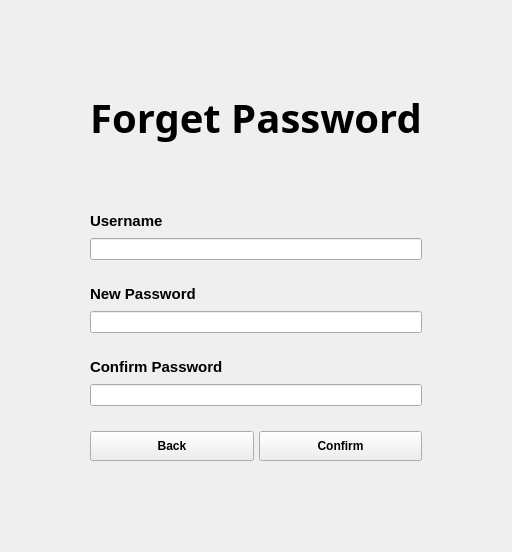
     <widget class="QWidget" name="page_4">
      <layout class="QGridLayout" name="gridLayout_4">
       <item row="0" column="2">
        <spacer name="verticalSpacer_7">
         <property name="orientation">
          <enum>Qt::Vertical</enum>
         </property>
         <property name="sizeHint" stdset="0">
          <size>
           <width>20</width>
           <height>79</height>
          </size>
         </property>
        </spacer>
       </item>
       <item row="1" column="0">
        <spacer name="horizontalSpacer_7">
         <property name="orientation">
          <enum>Qt::Horizontal</enum>
         </property>
         <property name="sizeHint" stdset="0">
          <size>
           <width>79</width>
           <height>20</height>
          </size>
         </property>
        </spacer>
       </item>
       <item row="1" column="1" colspan="2">
        <layout class="QVBoxLayout" name="verticalLayout_10">
         <property name="spacing">
          <number>25</number>
         </property>
         <item>
          <widget class="QLabel" name="forgetPassLabel">
           <property name="font">
            <font>
             <family>Pristina</family>
             <pointsize>30</pointsize>
             <weight>75</weight>
             <bold>true</bold>
            </font>
           </property>
           <property name="styleSheet">
            <string notr="true">#registerLabel {
	color: #000;
}</string>
           </property>
           <property name="text">
            <string>Forget Password</string>
           </property>
           <property name="alignment">
            <set>Qt::AlignCenter</set>
           </property>
          </widget>
         </item>
         <item>
          <widget class="QLabel" name="forgetPassMsg">
           <property name="font">
            <font>
             <pointsize>11</pointsize>
             <weight>75</weight>
             <bold>true</bold>
            </font>
           </property>
           <property name="styleSheet">
            <string notr="true">color: rgb(255, 35, 35);</string>
           </property>
           <property name="text">
            <string/>
           </property>
           <property name="alignment">
            <set>Qt::AlignCenter</set>
           </property>
          </widget>
         </item>
         <item>
          <layout class="QVBoxLayout" name="verticalLayout_12">
           <property name="spacing">
            <number>8</number>
           </property>
           <item>
            <widget class="QLabel" name="label_7">
             <property name="font">
              <font>
               <pointsize>11</pointsize>
               <weight>75</weight>
               <bold>true</bold>
              </font>
             </property>
             <property name="text">
              <string>Username</string>
             </property>
            </widget>
           </item>
           <item>
            <widget class="QLineEdit" name="forgetPassUserInput">
             <property name="minimumSize">
              <size>
               <width>300</width>
               <height>0</height>
              </size>
             </property>
             <property name="font">
              <font>
               <weight>50</weight>
               <bold>false</bold>
              </font>
             </property>
             <property name="maxLength">
              <number>15</number>
             </property>
             <property name="clearButtonEnabled">
              <bool>true</bool>
             </property>
            </widget>
           </item>
          </layout>
         </item>
         <item>
          <layout class="QVBoxLayout" name="verticalLayout_13">
           <property name="spacing">
            <number>8</number>
           </property>
           <item>
            <widget class="QLabel" name="label_8">
             <property name="font">
              <font>
               <pointsize>11</pointsize>
               <weight>75</weight>
               <bold>true</bold>
              </font>
             </property>
             <property name="text">
              <string>New Password</string>
             </property>
            </widget>
           </item>
           <item>
            <widget class="QLineEdit" name="newPassInput">
             <property name="minimumSize">
              <size>
               <width>300</width>
               <height>0</height>
              </size>
             </property>
             <property name="font">
              <font>
               <weight>50</weight>
               <bold>false</bold>
              </font>
             </property>
             <property name="maxLength">
              <number>15</number>
             </property>
             <property name="echoMode">
              <enum>QLineEdit::Normal</enum>
             </property>
             <property name="clearButtonEnabled">
              <bool>true</bool>
             </property>
            </widget>
           </item>
          </layout>
         </item>
         <item>
          <layout class="QVBoxLayout" name="verticalLayout_14">
           <property name="spacing">
            <number>8</number>
           </property>
           <item>
            <widget class="QLabel" name="label_9">
             <property name="font">
              <font>
               <pointsize>11</pointsize>
               <weight>75</weight>
               <bold>true</bold>
              </font>
             </property>
             <property name="text">
              <string>Confirm Password</string>
             </property>
            </widget>
           </item>
           <item>
            <widget class="QLineEdit" name="confirmPassInput">
             <property name="minimumSize">
              <size>
               <width>300</width>
               <height>0</height>
              </size>
             </property>
             <property name="font">
              <font>
               <weight>50</weight>
               <bold>false</bold>
              </font>
             </property>
             <property name="maxLength">
              <number>15</number>
             </property>
             <property name="echoMode">
              <enum>QLineEdit::Normal</enum>
             </property>
             <property name="clearButtonEnabled">
              <bool>true</bool>
             </property>
            </widget>
           </item>
          </layout>
         </item>
         <item>
          <layout class="QHBoxLayout" name="horizontalLayout_5">
           <property name="spacing">
            <number>5</number>
           </property>
           <item>
            <widget class="QPushButton" name="backBtn_forget">
             <property name="minimumSize">
              <size>
               <width>0</width>
               <height>30</height>
              </size>
             </property>
             <property name="font">
              <font>
               <pointsize>9</pointsize>
               <weight>75</weight>
               <bold>true</bold>
              </font>
             </property>
             <property name="text">
              <string>Back</string>
             </property>
             <property name="icon">
              <iconset>
               <normaloff>:/icon/icon/arrow-80-48.ico</normaloff>:/icon/icon/arrow-80-48.ico</iconset>
             </property>
            </widget>
           </item>
           <item>
            <widget class="QPushButton" name="confirmBtn">
             <property name="minimumSize">
              <size>
               <width>0</width>
               <height>30</height>
              </size>
             </property>
             <property name="font">
              <font>
               <pointsize>9</pointsize>
               <weight>75</weight>
               <bold>true</bold>
              </font>
             </property>
             <property name="text">
              <string>Confirm</string>
             </property>
             <property name="icon">
              <iconset>
               <normaloff>:/icon/icon/check-mark-3-48.ico</normaloff>:/icon/icon/check-mark-3-48.ico</iconset>
             </property>
            </widget>
           </item>
          </layout>
         </item>
        </layout>
       </item>
       <item row="1" column="3">
        <spacer name="horizontalSpacer_8">
         <property name="orientation">
          <enum>Qt::Horizontal</enum>
         </property>
         <property name="sizeHint" stdset="0">
          <size>
           <width>79</width>
           <height>20</height>
          </size>
         </property>
        </spacer>
       </item>
       <item row="2" column="1">
        <spacer name="verticalSpacer_8">
         <property name="orientation">
          <enum>Qt::Vertical</enum>
         </property>
         <property name="sizeHint" stdset="0">
          <size>
           <width>20</width>
           <height>80</height>
          </size>
         </property>
        </spacer>
       </item>
      </layout>
     </widget>
